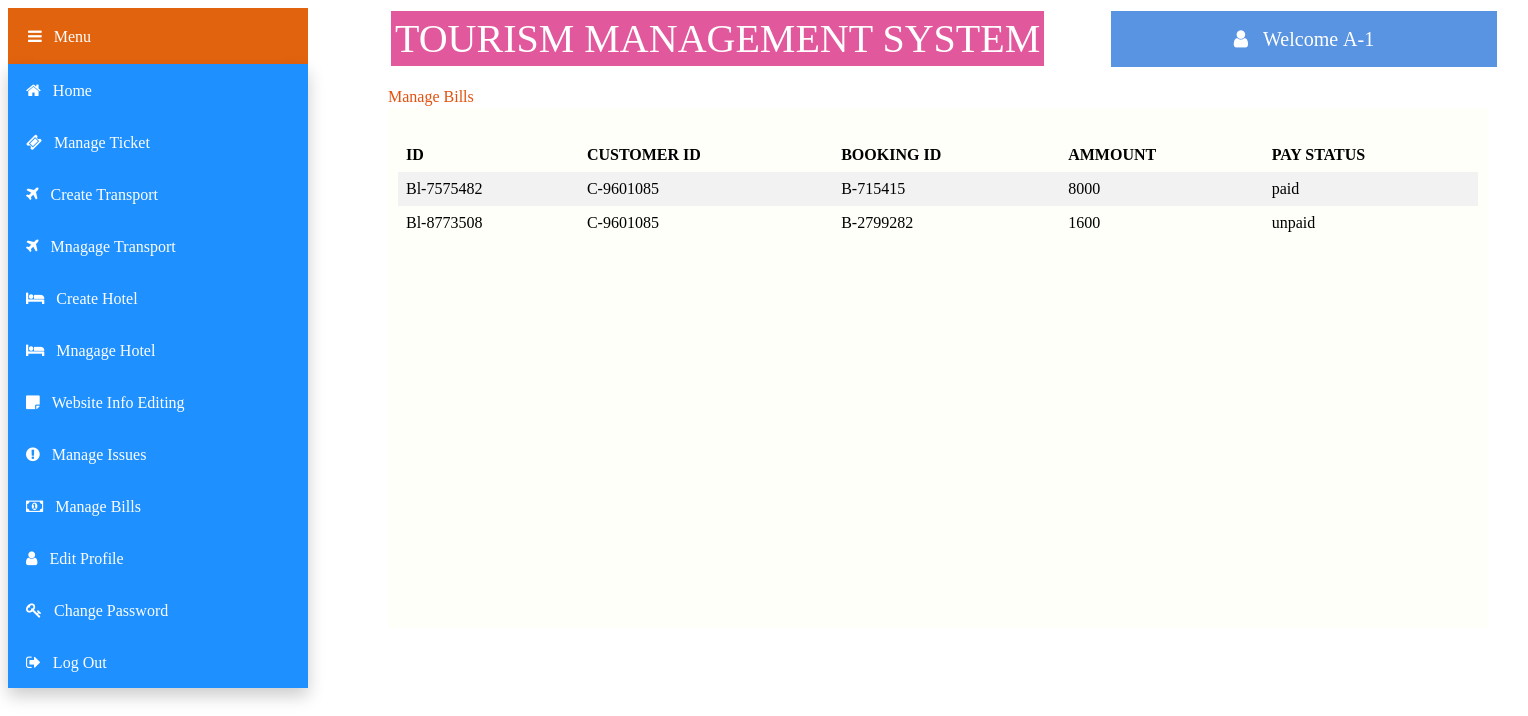
The app's page /views/Manager/managebill.php (signed in) with its own data.
### tables this page shows
CREATE TABLE `bill` (
  `bl_id` varchar(50) NOT NULL,
  `status` varchar(50) NOT NULL,
  `pay_status` varchar(50) NOT NULL,
  `amount` varchar(50) NOT NULL,
  `c_id` varchar(50) NOT NULL,
  `b_id` varchar(50) NOT NULL
);

### models/database.php (called while the page is built, shortened)
<?php
	 $serverName="localhost";
	 $userName="root";
	 $password="";
	 $dbName="tms";
	function get($query)
	{
        $data=array();
		global $serverName,$userName,$password,$dbName;
		$conn = mysqli_connect( $serverName, $userName, $password, $dbName);
        $result=mysqli_query($conn,$query);
        if(mysqli_num_rows($result) > 0)
        {
            while($row = mysqli_fetch_assoc($result))
            {
                $entity=array();
                foreach($row as $k=>$v)
                {
                    $entity[$k] = $row[$k];
                }
                $data[] = $entity;
            }
        }
		return $data;
	}
?>

### controllers/billController.php (called while the page is built, shortened)
<?php
    require_once '../../models/database.php';
    function getAllBill()
	{
		$query ="SELECT * FROM bill WHERE status='active'";
		$bill = get($query);
		return $bill;
    }
?>

### views/Manager/managebill.php (the view, shortened to what this page needs)
<?php
include '../../controllers/billController.php';
$bills=getAllBill();
?>
<html>
    <head>
        <link rel="stylesheet" href="https://cdnjs.cloudflare.com/ajax/libs/font-awesome/4.7.0/css/font-awesome.min.css">
        <link rel="stylesheet" type="text/css" href="css/managebill.css">
    </head>
    <body>
        <div class="title" >TOURISM MANAGEMENT SYSTEM
        </div>
        <div class="dropdown">
            <button class="dropbtn"><i class="fa fa-bars">&nbsp;&nbsp;&nbsp;Menu</i></button>
                <div class="dropdown-content">
                    <button class="btn" onClick="location.href='home.php'" value='home'><i class="fa fa-home">&nbsp;&nbsp;&nbsp;Home</i></button><br>
                    <button class="btn" onClick="location.href='manageticket.php'" value='manageticket'><i class="fa fa-ticket">&nbsp;&nbsp;&nbsp;Manage Ticket</i></button><br>
                    <button class="btn" onClick="location.href='createtransport.php'" value='createtransport'><i class="fa fa-plane">&nbsp;&nbsp;&nbsp;Create Transport</i></button><br>
                    <button class="btn" onClick="location.href='managetransport.php'" value='managetransport'><i class="fa fa-plane">&nbsp;&nbsp;&nbsp;Mnagage Transport</i></button><br>
                    <button class="btn" onClick="location.href='createhotel.php'" value='createhotel'><i class="fa fa-bed">&nbsp;&nbsp;&nbsp;Create Hotel</i></button><br>
                    <button class="btn" onClick="location.href='managehotel.php'" value='managehotel'><i class="fa fa-bed">&nbsp;&nbsp;&nbsp;Mnagage Hotel</i></button><br>
                    <button class="btn" onClick="location.href='webinfoediting.php'" value='webinfoediting' ><i class="fa fa-sticky-note">&nbsp;&nbsp;&nbsp;Website Info Editing</i></button><br>
                    <button class="btn" onClick="location.href='manageissue.php'" value='manageissue'><i class="fa fa-exclamation-circle">&nbsp;&nbsp;&nbsp;Manage Issues</i></button><br>
                    <button class="btn" onClick="location.href='managebill.php'" value='managebill'><i class="fa fa-money">&nbsp;&nbsp;&nbsp;Manage Bills</i></button><br>
                    <button class="btn" onClick="location.href='editprofile.php'" value='editprofile'><i class="fa fa-user">&nbsp;&nbsp;&nbsp;Edit Profile</i></button><br>
                    <button class="btn" onClick="location.href='changepassword.php'" value='changepassword'><i class="fa fa-key">&nbsp;&nbsp;&nbsp;Change Password</i></button><br>
                    <button class="btn"  onClick=" location.href='../logout.php'"><i class="fa fa-sign-out">&nbsp;&nbsp;&nbsp;Log Out</i></button><br>
                </div>
        </div>
        <div class="welcome" ><i class="fa fa-user">&nbsp;&nbsp;&nbsp;<?php echo "Welcome ".$_SESSION["loggedinuser"];?></i>
        </div>
        <div class="text" >Manage Bills</i>
        </div>
        <div class="panel">
        <div id="table-wrapper">
        <div id="table-scroll">
            <table>
                <tr>
                    <th>ID</th>
                    <th>CUSTOMER ID</th>
                    <th>BOOKING ID</th>
                    <th>AMMOUNT</th>
                    <th>PAY STATUS</th>
                </tr>
                <?php
				        foreach($bills as $bill)
				        {
                            echo "<tr>";
                                echo "<td>".$bill["bl_id"]."</td>";
                                echo "<td>".$bill["c_id"]."</td>";
                                echo "<td>".$bill["b_id"]."</td>";
                                echo "<td>".$bill["amount"]."</td>";
                                echo "<td>".$bill["pay_status"]."</td>";
                            echo "</tr>";
				        }
                    ?>
        </table>
    </div>
    </div>
    </div>
    </body>
</html>

### views/Manager/css/managebill.css (style rules this page uses)
.title { background-color: rgb(226, 88, 157); color: white; padding: 4px; min-width:400px; font-size: 40px; text-align: center; border: solid; margin-left:380px; position: absolute; }
.dropbtn { background-color: rgb(226, 99, 14); color: white; padding: 20px; min-width:300px; font-size: 16px; width:30%; text-align:left; border: none; cursor: pointer; }
.dropdown { position: absolute; display: inline-block; }
.dropdown-content { display: block; position: absolute; background-color: #2c2828; min-width: 300px; box-shadow: 0px 8px 16px 0px rgba(0,0,0,0.2); z-index: 1; }
.btn { background-color: DodgerBlue; border: none; color: white; padding: 18px; min-width:300px; font-size: 16px; text-align:left; cursor: pointer; }
.welcome { background-color: rgb(88, 148, 226); color: white; padding: 18px; min-width:350px; font-size: 20px; text-align: center; border: solid; margin-left:1100px; position: absolute; }
table { border-collapse: collapse; width: 100%; }
th, td { text-align: left; padding: 8px; }
tr:nth-child(even) { background-color: #f2f2f2; }
.text { color: rgb(226, 81, 14); margin-top: 80px; font-size: 16px; margin-left:380px; position: absolute; }
#table-wrapper { position:relative; }
#table-scroll { height:100%; overflow:auto; margin-top:20px; }
#table-wrapper table { width:100%; }
#table-wrapper table * { color:black; }
.panel { display: inline-block; background:rgb(255, 255, 250); min-height: 500px; min-width: 1080px; height: 100px; padding: 10px; border: navajowhite; margin-right: 30px; margin-left: 380px; margin-top:100px ; margin-bottom: 300px; }
body { height: 400px; }

### records on screen
bill: bl_id "Bl-7575482", c "C-9601085", b "B-715415", amount "8000", pay_status "paid"
bill: bl_id "Bl-8773508", c "C-9601085", b "B-2799282", amount "1600", pay_status "unpaid"

### other values on screen
$_SESSION["loggedinuser"] "A-1"
